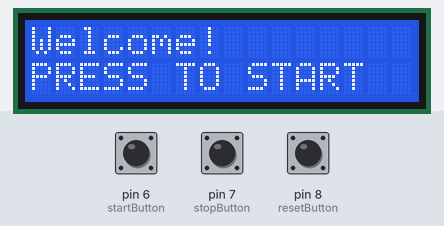
Bench run of a sketch on a simulated Arduino Uno, built with avr-gcc and run on an emulated ATmega328P. Shown: 16×2 character LCD. The test bench sets the inputs (shaded band); at power-on: pin 6 (startButton) HIGH, pin 7 (stopButton) HIGH, pin 8 (resetButton) HIGH.

Above: at 1.2 s.
1.3 s: pin 6 (startButton) pulled LOW for 0.15 s
At 1.37 s:
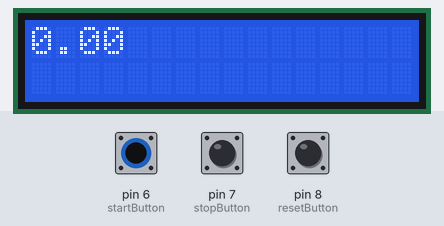
3.1 s: pin 7 (stopButton) pulled LOW for 0.15 s
4.7 s: pin 6 (startButton) pulled LOW for 1 s
At 4.88 s:
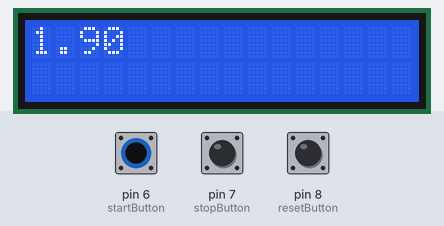
7.2 s: pin 8 (resetButton) pulled LOW for 0.15 s
At 7.46 s:
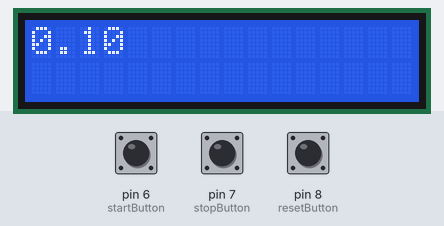
9.2 s: pin 8 (resetButton) pulled LOW for 1 s
At 10.37 s:
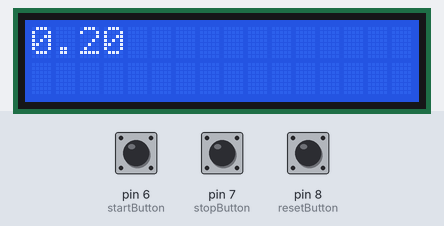

Measured:
- after the input at 1.3 s, the display: changes at once (image 1)
- after the input at 4.7 s, the display: changes after 0.13 s (image 2)

The sketch:

stop_watch.ino
```cpp
#include <LiquidCrystal.h>

#define startButton 6
#define stopButton 7
#define resetButton 8

double tmp=0.0;
double val = 0.0;
double time;

LiquidCrystal lcd(12, 11, 5, 4, 3, 2);

void setup()
{
  pinMode(startButton,INPUT_PULLUP);
  pinMode(stopButton,INPUT_PULLUP);
  pinMode(resetButton,INPUT_PULLUP);
  lcd.begin(16, 2);
  lcd.print("Welcome!");
  lcd.setCursor(0,1);
  lcd.print("PRESS TO START");
}

void loop()
{
  int start = digitalRead(startButton);
  if(start == LOW)
  {
    while(true)
    {
      int stop = digitalRead(stopButton);
      if(stop == LOW)
      {
        tmp = time;
        lcd.clear();
        lcd.print(tmp);
        break;
      }
      int reset = digitalRead(resetButton);
      if(reset==LOW)
      {
   		 lcd.clear();
    	 time = 0.0;
    	 lcd.print(time);
  	  }
      lcd.clear();
      lcd.print(time);
      time+= 0.10;
      delay(100);
    }

  }

  int reset = digitalRead(resetButton);
  delay(50);
  if(reset==LOW)
  {
    lcd.clear();
    time = 0.0;
    lcd.print(time);
  }
}
```
